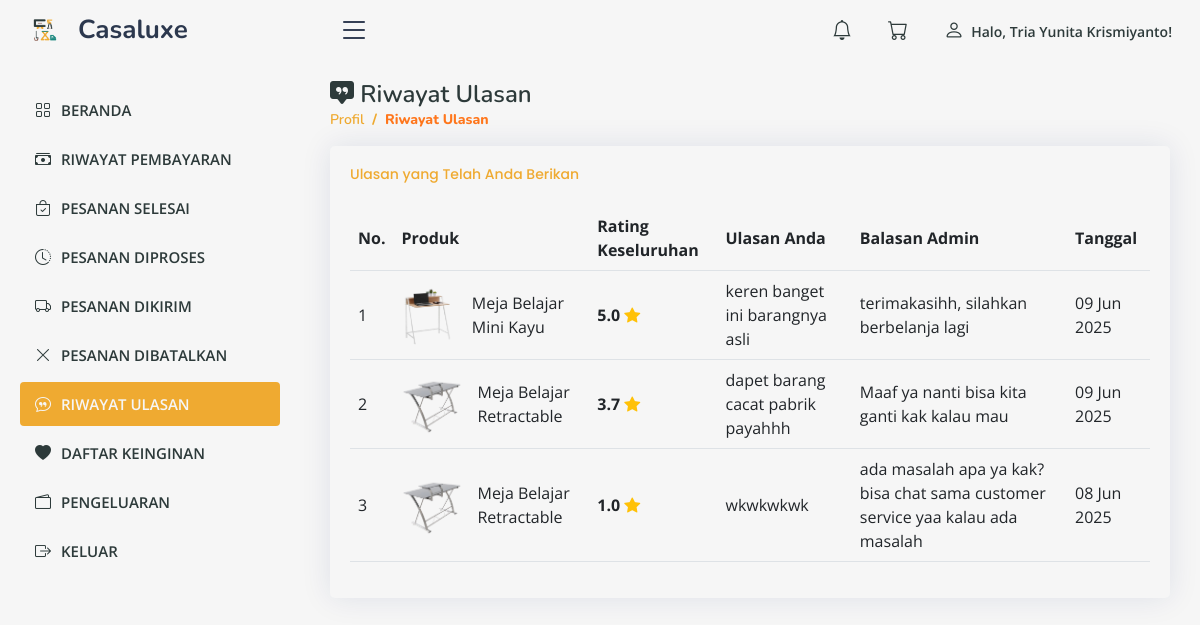
Before: /user/history_review.php (signed in) with the older database file.
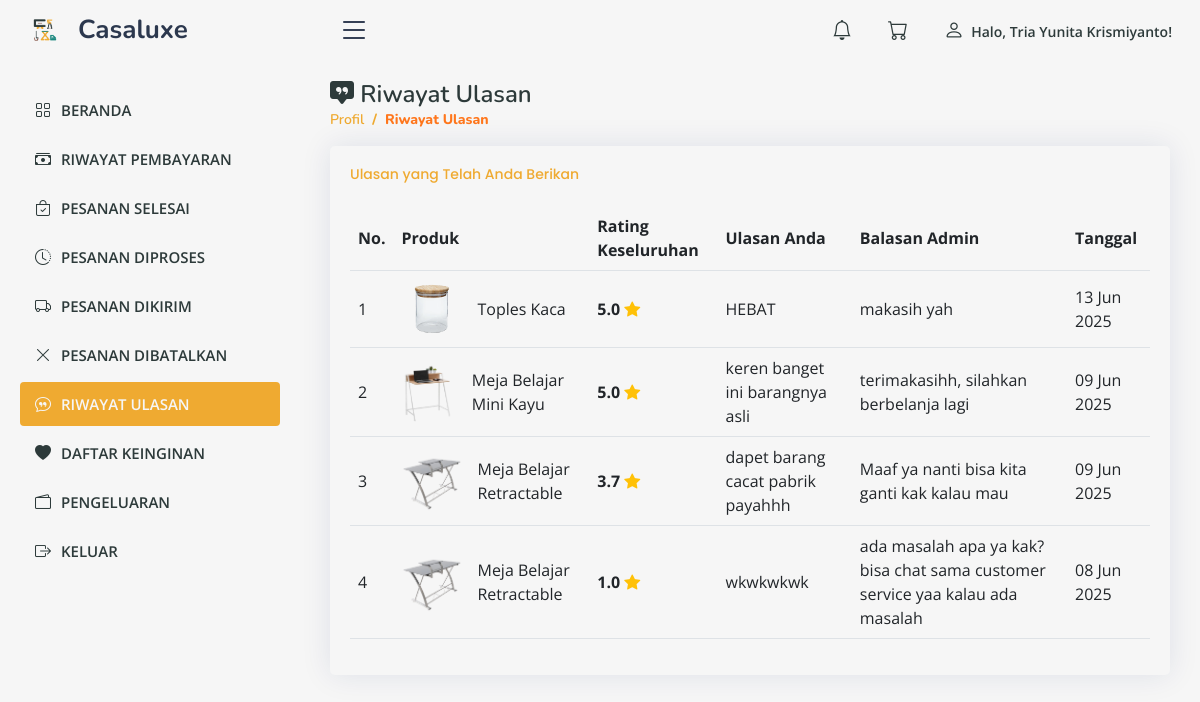
After: the same page with the newer database file.
### tables this page shows
CREATE TABLE `review_produk` (
  `id_review` int(11) NOT NULL,
  `id_user` int(11) NOT NULL,
  `id_produk` int(11) NOT NULL,
  `id_pesanan` int(11) NOT NULL,
  `rating_produk` int(11) NOT NULL,
  `rating_pelayanan` int(11) NOT NULL,
  `rating_pengiriman` int(11) NOT NULL,
  `komentar` text DEFAULT NULL,
  `komentar_admin` varchar(255) DEFAULT NULL,
  `tanggal_review` datetime DEFAULT current_timestamp(),
  `notifikasi_status` tinyint(1) NOT NULL DEFAULT 0
);

CREATE TABLE `produk` (
  `id_produk` int(11) NOT NULL,
  `nama_produk` varchar(255) NOT NULL,
  `deskripsi` text NOT NULL,
  `harga` decimal(10,2) NOT NULL,
  `stok` int(11) NOT NULL,
  `id_kategori` int(11) NOT NULL,
  `created_at` datetime NOT NULL,
  `updated_at` datetime NOT NULL,
  `gambar` varchar(255) NOT NULL
);

### user/history_review.php (the view, shortened to what this page needs)
<?php
include('../db.php');
$usernama = $_SESSION['user'];
$sql = "SELECT rp.id_review, rp.id_produk, rp.rating_produk, rp.rating_pelayanan, rp.rating_pengiriman, rp.komentar, rp.tanggal_review, rp.komentar_admin,
        p.nama_produk, p.gambar, u.nama
        FROM review_produk rp
        JOIN produk p ON rp.id_produk = p.id_produk
        JOIN user u ON rp.id_user = u.id_user
        WHERE u.nama = ?
        ORDER BY rp.tanggal_review DESC";
$stmt = mysqli_prepare($kon, $sql);
mysqli_stmt_bind_param($stmt, "s", $usernama);
mysqli_stmt_execute($stmt);
$result = mysqli_stmt_get_result($stmt);
$reviews = [];
if ($result) {
    $reviews = mysqli_fetch_all($result, MYSQLI_ASSOC);
} else {
    die("Gagal mengambil data ulasan: " . mysqli_error($kon));
}
?>
<!DOCTYPE html>
<html lang="en">
<head>
    <?php include "aset.php"; ?>
</head>
<body>
    <?php require "atas.php"; ?>
    <?php require "profil_menu.php"; ?>
    <main id="main" class="main">
        <div class="pagetitle">
            <h1><i class="bi bi-chat-square-quote-fill"></i> Riwayat Ulasan</h1>
            <nav>
                <ol class="breadcrumb">
                    <li class="breadcrumb-item"><a href="index.php">Profil</a></li>
                    <li class="breadcrumb-item active">Riwayat Ulasan</li>
                </ol>
            </nav>
        </div>
        <section class="section">
            <div class="card">
                <div class="card-body">
                    <h5 class="card-title">Ulasan yang Telah Anda Berikan</h5>
                    <div class="table-responsive">
                        <table class="table table-hover">
                            <thead>
                                <tr>
                                    <th>No.</th>
                                    <th>Produk</th>
                                    <th>Rating Keseluruhan</th>
                                    <th>Ulasan Anda</th>
                                    <th>Balasan Admin</th>
                                    <th>Tanggal</th>
                                </tr>
                            </thead>
                            <tbody>
                                <?php if (empty($reviews)): ?>
                                    <tr>
                                        <td colspan="6">
                                            <div class="alert alert-info text-center">Anda belum memberikan ulasan apapun.</div>
                                        </td>
                                    </tr>
                                <?php else: ?>
                                    <?php foreach ($reviews as $index => $review): ?>
                                        <tr>
                                            <td><?= $index + 1; ?></td>
                                            <td>
                                                <div class="d-flex align-items-center">
                                                    <img src="../uploads/<?= htmlspecialchars($review['gambar']); ?>" alt="<?= htmlspecialchars($review['nama_produk']); ?>" class="product-img me-3">
                                                    <span><?= htmlspecialchars($review['nama_produk']); ?></span>
                                                </div>
                                            </td>
                                            <td>
                                                <?php
                                                $average_rating = ($review['rating_produk'] + $review['rating_pelayanan'] + $review['rating_pengiriman']) / 3;
                                                ?>
                                                <span class="fw-bold"><?= number_format($average_rating, 1); ?></span>
                                                <i class="bi bi-star-fill rating-star"></i>
                                            </td>
                                            <td><?= htmlspecialchars($review['komentar']); ?></td>
                                            <td>
                                                <?php if (empty($review['komentar_admin'])): ?>
                                                    <span class="text-muted fst-italic">Belum ada balasan</span>
                                                <?php else: ?>
                                                    <?= htmlspecialchars($review['komentar_admin']); ?>
                                                <?php endif; ?>
                                            </td>
                                            <td><?= date('d M Y', strtotime($review['tanggal_review'])); ?></td>
                                        </tr>
                                    <?php endforeach; ?>
                                <?php endif; ?>
                            </tbody>
                        </table>
                    </div>
                </div>
            </div>
        </section>
    </main>
</body>
</html>

Changed rows visible on the page:
added review_produk: id_produk.gambar (picture), id_produk.nama_produk "Toples Kaca", average_rating "5.0", komentar "HEBAT", komentar_admin "makasih yah", tanggal_review "13 Jun 2025"
